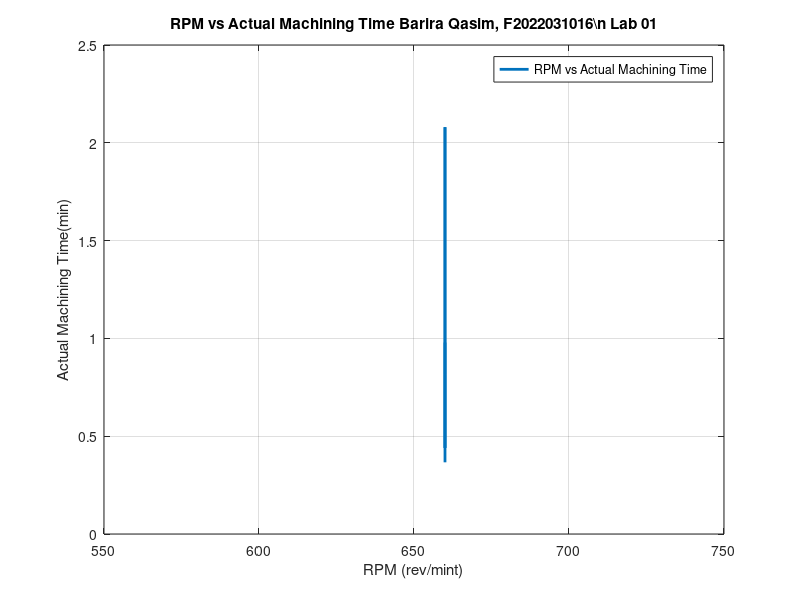

Write the MATLAB code that produced this figure.
% Machine Tools and Machining/ Machinig Processes Lab 
% Student Name: "Enter Your Student Name"
% Student ID: "Enter Your Student ID"
% Lab 01: Introduction to lathe Machine perform straight turning and calculate machining time.

% Graphs
% Draw a Graph between the RPM and Actual Machining Time
% Given Data
RPM = [660, 660, 660, 660, 660];
Actual_Machining_Time = [0.3665, 2.08, 0.44, 0.815, 0.979];

% Plotting 
plot(RPM, Actual_Machining_Time, 'Linewidth', 2);

% Cutomization
xlabel ('RPM (rev/mint)');
ylabel ('Actual Machining Time(min)');
title ('RPM vs Actual Machining Time Barira Qasim, F2022031016\n Lab 01')
legend ('RPM vs Actual Machining Time');
grid on;
